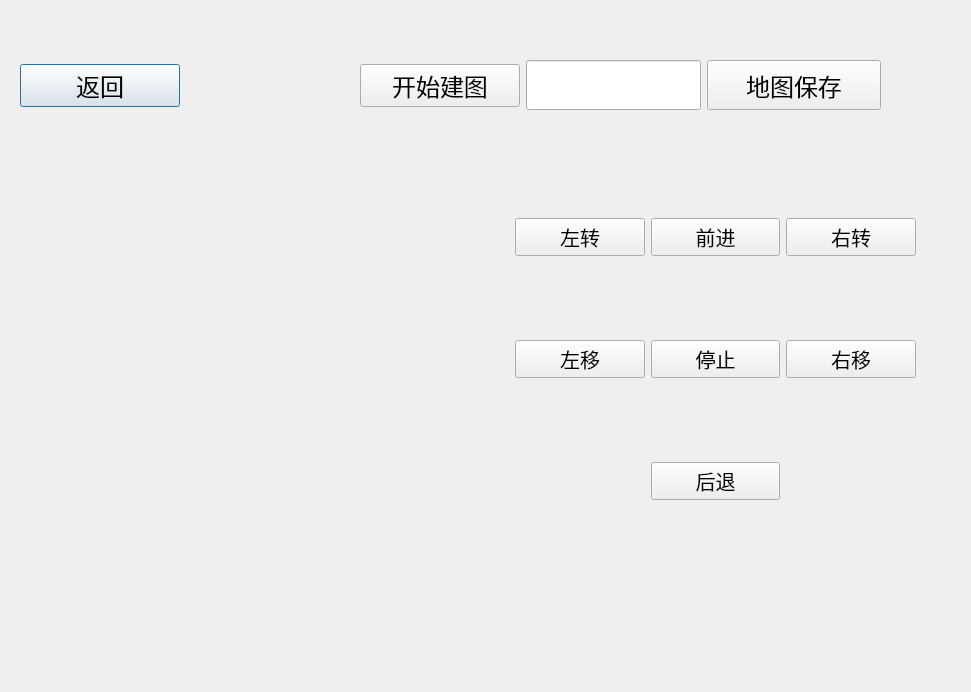
<?xml version="1.0" encoding="UTF-8"?>
<ui version="4.0">
 <class>Buildmap_Dialog</class>
 <widget class="QDialog" name="Buildmap_Dialog">
  <property name="geometry">
   <rect>
    <x>0</x>
    <y>0</y>
    <width>971</width>
    <height>692</height>
   </rect>
  </property>
  <property name="windowTitle">
   <string>Dialog</string>
  </property>
  <widget class="QWidget" name="horizontalLayoutWidget">
   <property name="geometry">
    <rect>
     <x>20</x>
     <y>30</y>
     <width>891</width>
     <height>111</height>
    </rect>
   </property>
   <layout class="QHBoxLayout" name="horizontalLayout">
    <item>
     <widget class="QPushButton" name="back_btn">
      <property name="minimumSize">
       <size>
        <width>160</width>
        <height>0</height>
       </size>
      </property>
      <property name="font">
       <font>
        <pointsize>18</pointsize>
       </font>
      </property>
      <property name="text">
       <string>返回</string>
      </property>
     </widget>
    </item>
    <item>
     <spacer name="horizontalSpacer_4">
      <property name="orientation">
       <enum>Qt::Horizontal</enum>
      </property>
      <property name="sizeHint" stdset="0">
       <size>
        <width>40</width>
        <height>20</height>
       </size>
      </property>
     </spacer>
    </item>
    <item>
     <layout class="QVBoxLayout" name="verticalLayout_2">
      <item>
       <widget class="QPushButton" name="mapping_btn">
        <property name="minimumSize">
         <size>
          <width>160</width>
          <height>0</height>
         </size>
        </property>
        <property name="font">
         <font>
          <pointsize>18</pointsize>
         </font>
        </property>
        <property name="text">
         <string>开始建图</string>
        </property>
       </widget>
      </item>
     </layout>
    </item>
    <item>
     <layout class="QVBoxLayout" name="verticalLayout"/>
    </item>
    <item>
     <widget class="QLineEdit" name="map_name">
      <property name="minimumSize">
       <size>
        <width>0</width>
        <height>50</height>
       </size>
      </property>
     </widget>
    </item>
    <item>
     <widget class="QPushButton" name="map_save">
      <property name="sizePolicy">
       <sizepolicy hsizetype="Expanding" vsizetype="Fixed">
        <horstretch>0</horstretch>
        <verstretch>0</verstretch>
       </sizepolicy>
      </property>
      <property name="minimumSize">
       <size>
        <width>0</width>
        <height>50</height>
       </size>
      </property>
      <property name="font">
       <font>
        <pointsize>18</pointsize>
       </font>
      </property>
      <property name="text">
       <string>地图保存</string>
      </property>
     </widget>
    </item>
    <item>
     <spacer name="horizontalSpacer_3">
      <property name="orientation">
       <enum>Qt::Horizontal</enum>
      </property>
      <property name="sizeType">
       <enum>QSizePolicy::Fixed</enum>
      </property>
      <property name="sizeHint" stdset="0">
       <size>
        <width>30</width>
        <height>20</height>
       </size>
      </property>
     </spacer>
    </item>
   </layout>
  </widget>
  <widget class="QWidget" name="horizontalLayoutWidget_2">
   <property name="geometry">
    <rect>
     <x>20</x>
     <y>140</y>
     <width>491</width>
     <height>441</height>
    </rect>
   </property>
   <layout class="QHBoxLayout" name="mapdisplay_layout"/>
  </widget>
  <widget class="QWidget" name="gridLayoutWidget">
   <property name="geometry">
    <rect>
     <x>515</x>
     <y>140</y>
     <width>401</width>
     <height>441</height>
    </rect>
   </property>
   <layout class="QGridLayout" name="gridLayout">
    <item row="1" column="1">
     <widget class="QPushButton" name="stop_btn">
      <property name="font">
       <font>
        <pointsize>15</pointsize>
       </font>
      </property>
      <property name="text">
       <string>停止</string>
      </property>
     </widget>
    </item>
    <item row="1" column="2">
     <widget class="QPushButton" name="right_btn">
      <property name="font">
       <font>
        <pointsize>15</pointsize>
       </font>
      </property>
      <property name="text">
       <string>右移</string>
      </property>
     </widget>
    </item>
    <item row="0" column="1">
     <widget class="QPushButton" name="forward_btn">
      <property name="font">
       <font>
        <pointsize>15</pointsize>
       </font>
      </property>
      <property name="text">
       <string>前进</string>
      </property>
     </widget>
    </item>
    <item row="1" column="0">
     <widget class="QPushButton" name="left_btn">
      <property name="font">
       <font>
        <pointsize>15</pointsize>
       </font>
      </property>
      <property name="text">
       <string>左移</string>
      </property>
     </widget>
    </item>
    <item row="2" column="1">
     <widget class="QPushButton" name="backward_btn">
      <property name="font">
       <font>
        <pointsize>15</pointsize>
       </font>
      </property>
      <property name="text">
       <string>后退</string>
      </property>
     </widget>
    </item>
    <item row="0" column="0">
     <widget class="QPushButton" name="leftturn_btn">
      <property name="font">
       <font>
        <pointsize>15</pointsize>
       </font>
      </property>
      <property name="text">
       <string>左转</string>
      </property>
     </widget>
    </item>
    <item row="0" column="2">
     <widget class="QPushButton" name="rightturn_btn">
      <property name="font">
       <font>
        <pointsize>15</pointsize>
       </font>
      </property>
      <property name="text">
       <string>右转</string>
      </property>
     </widget>
    </item>
   </layout>
  </widget>
 </widget>
 <resources/>
 <connections/>
</ui>
